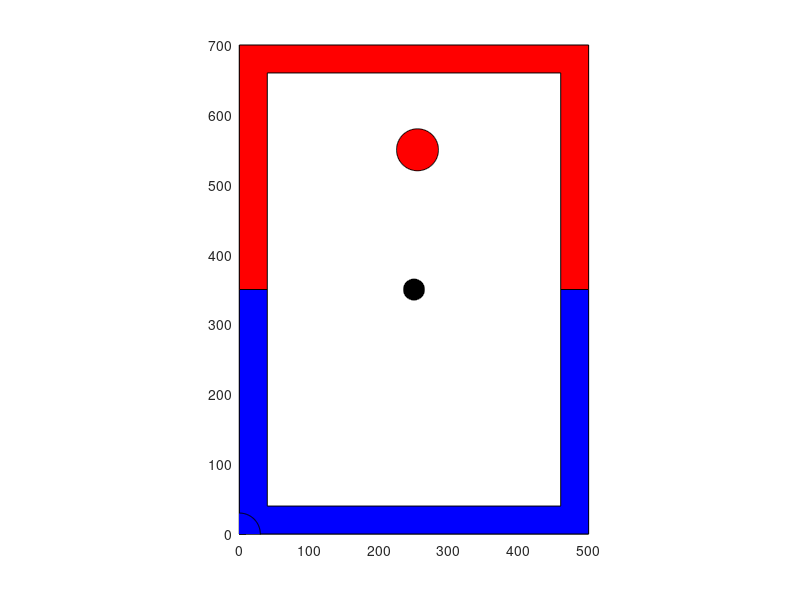

MATLAB code for this plot: (Note: this script raises an error after producing the figure.)
% Nick Vessa - MECE 117- 12/5/2023
% Air Hockey?!?
% Yeah, air hockey!

clear, clc;

% init figure window
scrsize = get(0,'ScreenSize');
figPos = [30, 50, 500, 700];
fig1 = figure("Position", figPos, 'Color', [1,1,1], 'Toolbar', 'None', 'WindowButtonMotionFcn', @MouseMoveTracker, 'KeyPressFcn', @keyDownListener);

% define axis limits
xmax = 500;
xmin = 0;
ymax = 700;
ymin = 0;

% set up axes
axis manual % Disable automatic axis scaling
axis equal % Set axis aspect ratio to 1
axis([xmin, xmax, ymin, ymax]) % Set axis limits
axis on % Do not display axis or
% axes background in figure


% DEFINE CONSTANTS & GLOBAL VARIABLES
% X and Y for both blockers and the mousePos
global Xb1 Yb1 Xm Ym Xb2 Yb2 Xp Yp Xp2 Yp2 Vb1y Vb1x Vp1y Vp1x Vb1n Vb1s Vp1n Vp1s
global escapePressed
escapePressed = 0;
Xm = 0;
Ym = 0;

% create collision boolean :D
global didCollide
didCollide = false;


% DRAW SCREEN ELEMENTS
% Create blue side
XBW = 0;
YBW = 0;
blueShape = [0, 0, 40, 40, 460, 460, 500, 500, 0; ...
            0, 350, 350, 40, 40, 350, 350, 0, 0];
bluePatch = patch(blueShape(1,:)+XBW, blueShape(2,:)+YBW, 'b');

% Create red side 
XRW = 0;
YRW = 0;
redShape = [0, 500, 500, 460, 460, 40, 40, 0, 0; ...
            700, 700, 350, 350, 660, 660, 350, 350, 700];
redPatch = patch(redShape(1,:)+XRW, redShape(2,:)+YRW, 'r');

% create user blocker, puck, and "AI" blocker
% set initial conditions
Xb1 = 250;
Yb1 = 150;
Xb2 = 250;
Yb2 = 550;
Xp = 250;
Yp = 350;
Vp1y = -.1;
Vp1x = 0;

% create objects 
% set radii for puck and blockers
rb = 30;
rp = 15;
theta = linspace(0, 2*pi, 181);

% blue blocker
XB1 = rb*sin(theta);
YB1 = rb*cos(theta);
blueBlockerPatch = patch(XB1+Xb1, YB1+Yb1, 'b');
% get centroid of blue blocker
%[XB1C, YB1C] = centroid(polyshape(redBlockerPatch.Shape.Vertices));


% red blocker
XR1 = rb*sin(theta);
YR1 = rb*cos(theta);
redBlockerPatch = patch(XR1+Xb2, YR1+Yb2, 'r');
% get centroid of red blocker
%[XR1C, YR1C] = centroid(polyshape(redBlockerPatch.Shape.Vertices));

% puck
global XP YP
XP = rp*sin(theta);
YP = rp*cos(theta);
global puckPatch puckPoly
puckPatch = patch(XP+Xp, YP+Yp, 'k');
% get centroid of puck
%[XPC, YPC] = centroid(polyshape(puckPatch.Shape.Vertices));

% NEED TO SOMEHOW SET THE PUCK WITH AN INITIAL VELOCITY
% CREATE 2x2 ARRAY TO STORE PREV POS AND CURRENT POS

% MAIN GAME LOOP
while ~escapePressed

    mouseX = num2str(Xm);
    mouseY = num2str(Ym);
    % mouse tracking for blue blocker
    set(blueBlockerPatch, 'XData', XB1+Xm, 'YData', YB1+Ym)
    % have puck move initially
    Yp = Yp + Vp1y;
    Xp = Xp + Vp1x;
    % move red blocker back and forth!?!
    if (Xb2 <= 350) && (Xb2 >= 200)

        Xb2 = Xb2 + 5;
    else 

        Xb2 = 200;

    end
    set(redBlockerPatch, 'XData', XR1+Xb2, 'YData', YR1+Yb2)
    set(puckPatch, 'XData', XP+Xp, 'YData', YP+Yp)

    calcPuckPos();
    pause(0.01)
    % trying to get collisions working :/
    

end


% FUNCTIONS
% mouse tracking!

function calcPuckPos()

    % adjusted so puck is 1/5 the "mass" of blocker
    mp = .2; 
    mb = 1; 

    rb = 30;
    rp = 15;

    global Xb1 Yb1 Xm Ym Xb2 Yb2 Xp Yp Xp2 Yp2 Vb1 Vb1y Vb1x Vp1 Vp1y Vp1x Vb1n Vb1s Vp1n Vp1s
    global Vp2s Vp2n Vb2s Vb2n 
    global escapePressed puckPatch XP YP

    % calculate angle between blocker and puck
    th = -atan2(Yb1 - Yp, Xb1 - Xp);
    alpha = atan2(Vb1y, Vb1x);
    beta = atan2(Vp1y, Vp1x);

    Xb1 = Xm;
    Yb1 = Ym;

    % derive velocity from position?

    % define Vp1?
    Vp1 = sqrt(Vp1x^2 + Vp1y^2);

    % eliminate overlap prior to collision calculations
    Xp2 = Xb1 - (rp + rb) * cos(th);
    Yp2 = Yb1 + (rp + rb) * sin(th);

    Vb1n = Vb1 * cos(th + alpha);
    Vb1s = Vb1 * sin(th + alpha);

    Vp1n = Vp1 * cos(th + beta);
    Vp1s = Vp1 * sin(th + beta);

    Vp2s = Vp1s;
    Vb2s = Vb1s;

    P1n = mp * Vp1n + mb * Vb1n;
    KE1 = .5*mp*(Vp1^2) + .5*mb*(Vb1^2);

    a = (mp^2 + mp * mb)/mb;
    b = -(2*P1n*mp)/mb;
    c = ((P1n^2)/mb) + mp * Vp1s^2 + mb * Vb1s^2 - 2 * KE1;

    Vp2n = ((-b - sqrt(b^2-4*a*c))/2*a);

    % chose to omit blocker vel calcs
    % computing final speed of puck after collision

    Vp2 = sqrt(Vp2n^2 + Vp2s^2);
    beta2 = atan2(Vp2s, Vp2n) - th;

    Vp2x = Vp2*cos(beta2);
    Vp2y = Vp2*sin(beta2);

end

function MouseMoveTracker(~, event)

    global Xm Ym
    mousePos = get(gca, 'CurrentPoint');
    Xm = mousePos(1,1);
    Ym = mousePos(1,2);
  

end

function keyDownListener(~, event)

    global KeyID escapePressed
    KeyID = event.Key;
    
    switch KeyID

        case 'escape'
            escapePressed = 1;

    end


end
